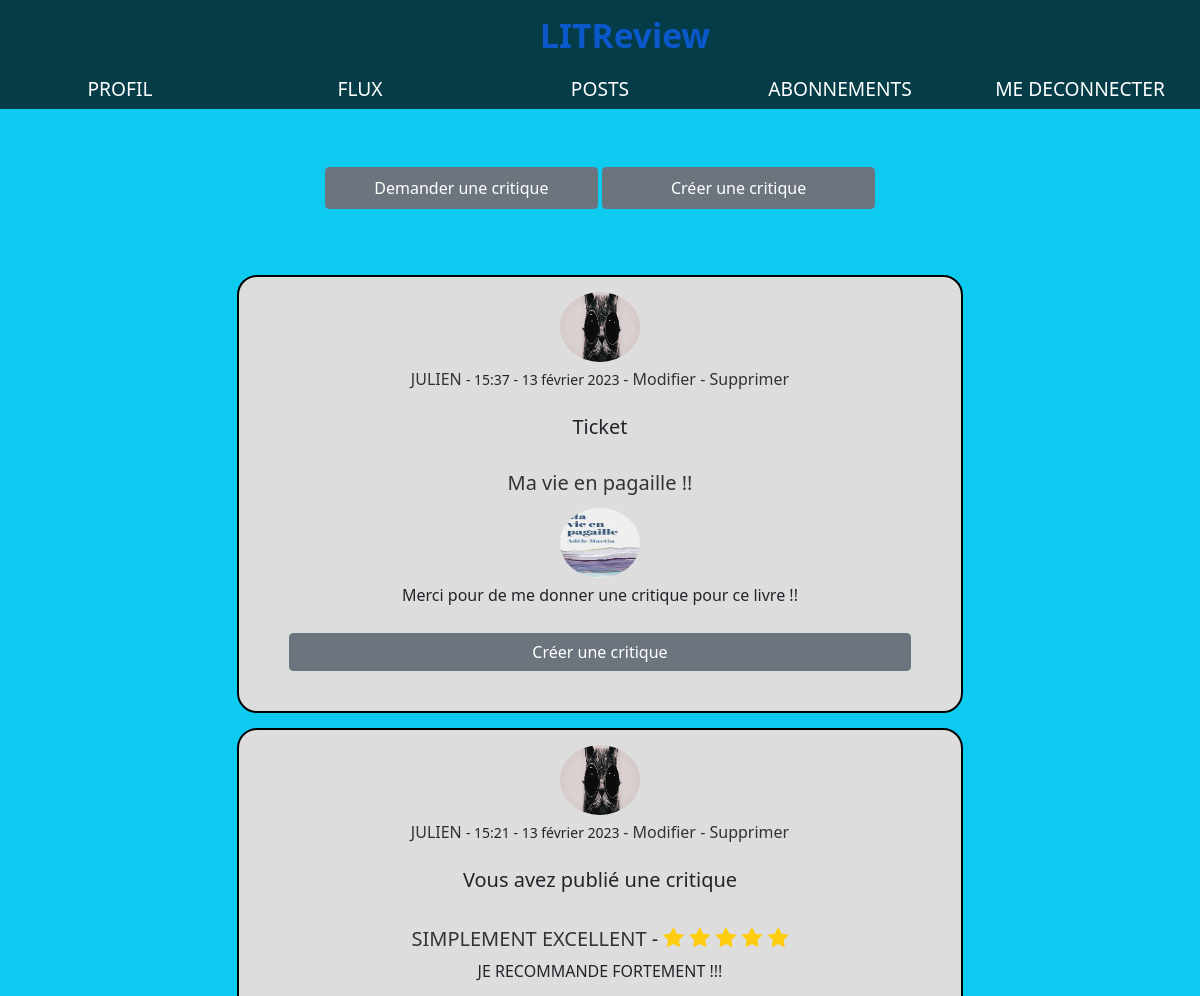
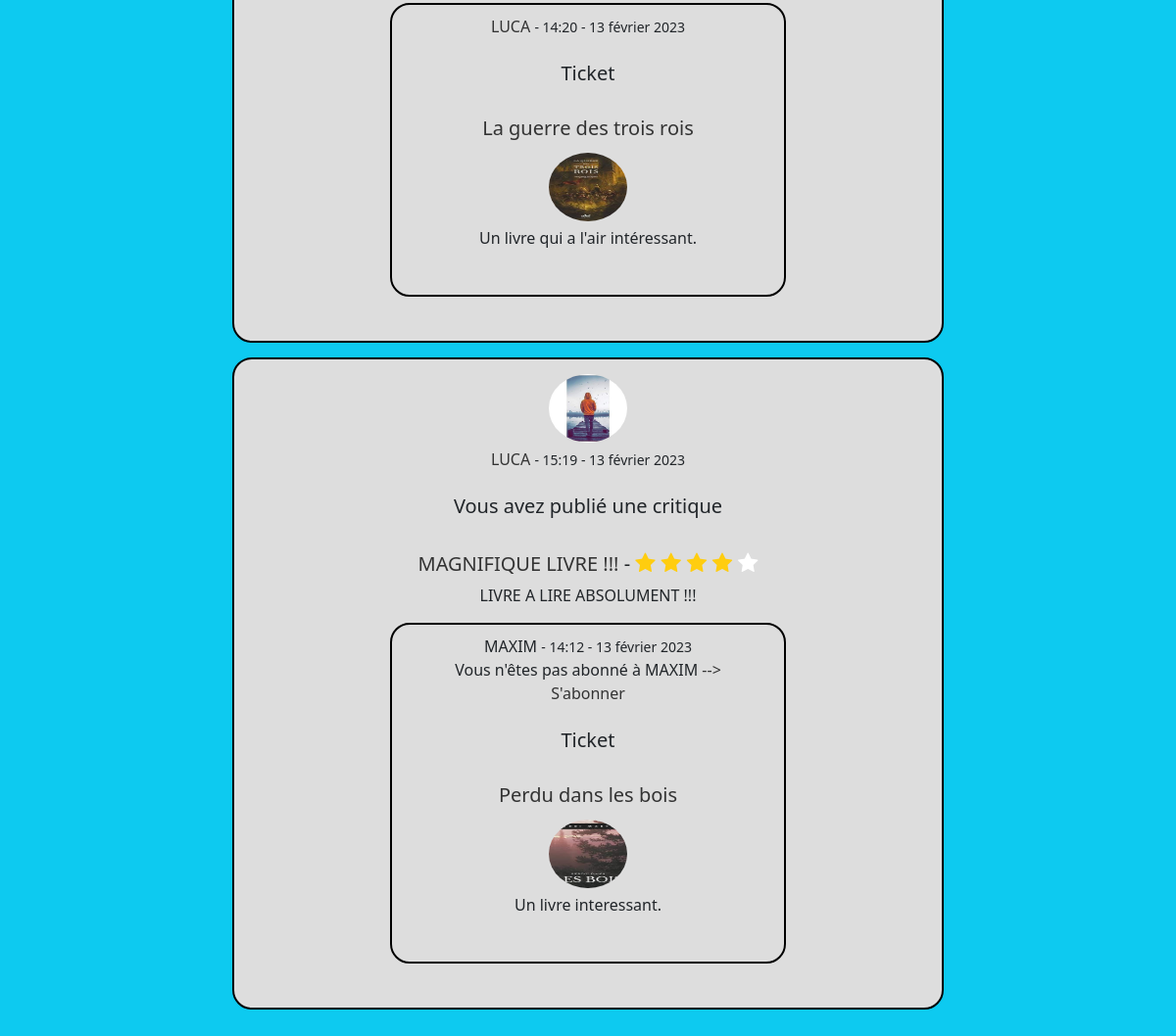
Screenshot of /flux/ (signed in) with the database file from the repository (2 pictures, top to bottom).
### critique/models.py (models this page shows, shortened)
class Ticket(models.Model):
    title = models.CharField(max_length=128)
    description = models.TextField(max_length=2048, blank=True)
    image = models.ImageField(null=True, blank=True)
    time_created = models.DateTimeField(auto_now_add=True)
    user = models.ForeignKey(to=settings.AUTH_USER_MODEL, on_delete=models.CASCADE)
    has_review = models.BooleanField(default=False)
    IMAGE_MAX_SIZE = (600, 600)

class Review(models.Model):
    ticket = models.ForeignKey(to=Ticket, on_delete=models.CASCADE)
    rating = models.PositiveSmallIntegerField(
        validators=[MinValueValidator(0), MaxValueValidator(5)])
    headline = models.CharField(max_length=128)
    body = models.CharField(max_length=8192, blank=True)
    user = models.ForeignKey(
        to=settings.AUTH_USER_MODEL, on_delete=models.CASCADE)
    time_created = models.DateTimeField(auto_now_add=True)

### authentification/models.py (models this page shows, shortened)
class Profile(models.Model):
    user = models.OneToOneField(User, on_delete=models.CASCADE)
    image = models.ImageField(default='default.png', upload_to='profile_img')

### critique/views.py (the view)
# urls.py: path('flux/', flux, name='flux'),
@login_required
def flux(request):
    followed_users = find_user_follows(request.user)
    reviews = find_viewable_reviews(request.user)
    reviews = reviews.annotate(content_type=Value('REVIEW', CharField()))
    tickets = find_viewable_tickets(request.user)
    tickets = tickets.annotate(content_type=Value('TICKET', CharField()))
    replied_tickets, replied_reviews = find_tickets_validate(tickets)
    posts_list = sorted(chain(reviews, tickets), key=lambda post: post.time_created, reverse=True)
    if posts_list:
        paginator = Paginator(posts_list, 5)
        page = request.GET.get('page')
        posts = paginator.get_page(page)
    else:
        posts = None
    context = {
        'posts': posts,
        'r_tickets': replied_tickets,
        'r_reviews': replied_reviews,
        'followed_users': followed_users
    }
    return render(request, 'critique/flux.html', context)

### critique/complements.py (called while the page is built)
def find_viewable_reviews(user: User):
    follow_users = find_user_follows(user) + [user]
    reviews = Review.objects.filter(
        Q(user__in=follow_users) | Q(ticket__user=user)
    ).distinct()
    return reviews

def find_viewable_tickets(user: User):
    followed_users = find_user_follows(user) + [user]
    replied_tickets = Review.objects.filter(user__in=followed_users).values_list("ticket", flat=True)
    tickets = Ticket.objects.exclude(id__in=replied_tickets).filter(user__in=followed_users)
    return tickets

def find_tickets_validate(tickets):
    replied_reviews = Review.objects.filter(ticket__in=tickets)
    replied_tickets = [review.ticket for review in replied_reviews]
    return replied_tickets, replied_reviews

def find_user_follows(user):
    follows = UserFollow.objects.filter(user=user)
    followed_users = [follow.followed_user for follow in follows]
    return followed_users

### critique/templates/critique/flux.html (shortened to what this page needs)
{% extends "base.html" %}
{% block content %}
<div class="container">
    <h3> {{ title }} </h3>
    <div></br>
      <a type="button" class="btn btn-secondary w-25 p-2"  href="{% url 'create_ticket' %}">Demander une critique</a>
      <a type="button" class="btn btn-secondary w-25 p-2" href="{% url 'create_review' %}">Créer une critique</a>
    </div>
</div>
{% if posts %}
  {% for post in posts %}
    {% if post.content_type == 'REVIEW' %}
      {% include 'critique/review_base.html' %}
    {% elif post.content_type == 'TICKET' %}
      {% include 'critique/ticket_base.html' %}
    {% endif %}
  {% endfor %} </br>
  {% else %}
  <h3>Aucune publication</h3>
{% endif %}
{% endblock content %}

### critique/templates/critique/ticket_base.html
<article class="form form-ticket">
    <img src="{{ post.user.profile.image.url }}" alt="{{ post.user.username }} profile image">
    <div>
      <div class="article">
        {% if post.user != user %}
          {% if post.user in followed_users %}
            <a href="{% url 'user_posts' post.user.id %}">{{ post.user }}</a>
          {% else %}
            <p style="display:inline">{{ post.user }}</p>
          {% endif %}
        {% else %}
          <a href="{% url 'posts' %}">{{ post.user }}</a>
        {% endif %}
        <small>{{ post.time_created|date:"- H:i - d F Y " }}</small>
        {% if post.user == user %}
          <a href="{% url 'ticket_update' post.id %}">- Modifier</a>
          <a href="{% url 'ticket_delete' post.id %}">- Supprimer</a>
        {% elif post.user not in followed_users %}
          <div>
            <i>Vous n'êtes pas abonné à {{ post.user }}</i>
            <a href="{% url 'subscriptions' %}"> --> S'abonner</a>
          </div>
        {% endif %}
      </div>
    </br><h5><span>Ticket</span></h5></br>
      <h5><a href="{% url 'ticket_detail' post.id %}">{{ post.title }}</a></h5>
      <div class="ticket-description">
        {% if post.image %}
          <img src="{{ post.image.url }}" alt="{{ post.title }}">
        {% endif %}
        <p>{{ post.description }}</p>
      </div>
      {% if r_tickets and post in r_tickets %}
        {% for reply in r_reviews %}
          {% if post == reply.ticket %}
            <div>
              <a class="btn btn-secondary text-white" href="{% url 'review_detail' reply.id %}">Afficher la critique  </a>
            </div>
          {% endif %}
        {% endfor %}
      {% elif post not in r_tickets %}
        <div>
          <a class="btn btn-secondary text-white" href="{% url 'response_review' post.id %}">Créer une critique</a>
        </div>
      {% endif %}
    </div>
</article>

### critique/templates/critique/review_base.html
<article class="form form-review">
  <img src="{{ post.user.profile.image.url }}" alt="{{ post.user.username }} profile image">
  <div>
    <div class="article">
      {% if post.user != user %}
      {% if post.user in followed_users %}
        <a href="{% url 'user_posts' post.user.id %}">{{ post.user }}</a>
      {% else %}
        <p style="display:inline">{{ post.user }}</p>
      {% endif %}
      {% else %}
        <a href="{% url 'posts' %}">{{ post.user }}</a>
      {% endif %}
      <small>{{ post.time_created|date:"- H:i - d F Y " }}</small>
      {% if post.user == user %}
          <a href="{% url 'review_update' post.id %}">- Modifier</a>
          <a href="{% url 'review_delete' post.id %}">- Supprimer</a>
      {% elif post.user not in followed_users %}
          <div>
            <small> Vous n'êtes pas abonné à {{ post.user }}</small>
            <a href="{% url 'subscriptions' %}"> --> S'abonner</a>
          </div>
      {% endif %}
    </div>
  </br><h5><span>Vous avez publié une critique</span></h5></br>
      <h5>
        <a href="{% url 'review_detail' post.id %}">{{ post.headline }}</a> -
        <p class="rating-{{ post.rating }}" id="stars">
          <i class="fa fa-star"></i>
          <i class="fa fa-star"></i>
          <i class="fa fa-star"></i>
          <i class="fa fa-star"></i>
          <i class="fa fa-star"></i>
        </p>
      </h5>
    <div class="body">
      <p>{{ post.body }}</p>
    </div>
    <article class="form form-ticket" id="ticket-closed">
        <div>
          <div>
            {% if post.ticket.user != user %}
              {% if post.ticket.user in followed_users %}
                <a href="{% url 'user_posts' post.ticket.user.id %}">{{ post.ticket.user }}</a>
              {% else %}
                <p style="display:inline">{{ post.ticket.user }}</p>
              {% endif %}
            {% else %}
              <a href="{% url 'posts' %}">{{ post.ticket.user }}</a>
            {% endif %}
            <small>{{ post.ticket.time_created|date:"- H:i - d F Y " }}</small>
            {% if post.ticket.user == user %}
              <a href="{% url 'ticket_update' post.ticket.id %}">- Modifier</a>
              <a href="{% url 'ticket_delete' post.ticket.id %}">- Supprimer</a>
            {% elif post.ticket.user not in followed_users %}
         </br><div style="display:inline">
                Vous n'êtes pas abonné à {{ post.ticket.user }}
                <a href="{% url 'subscriptions' %}"> --> S'abonner</a>
              </div>
            {% endif %}
          </div>
        </br><h5><span>Ticket</span></h5></br>
          <h5>
            <a href="{% url 'ticket_detail' post.ticket.id %}">{{ post.ticket.title }}</a>
          </h5>
          <div class="ticket-description">
            {% if post.ticket.image %}
              <img  src="{{ post.ticket.image.url }}" alt="{{ post.ticket.title }}">
            {% endif %}
            <p>{{ post.ticket.description }}</p>
          </div>
        </div>
      </article>
    </div>
  </article>

### static/css/style.css (style rules this page uses)
* { -moz-box-sizing: border-box; -webkit-box-sizing: border-box; box-sizing: border-box; }
h3 { font-size: 1.5rem; padding-top: 10px; margin: 0 0 0 0; }
a { color: black; text-decoration: none; }
.container { margin: 0 19% 5% 19%; text-align:center; }
.form { border: 2px solid #000; width: 65%; margin: 15px auto; padding: 10px; background-color: #dddddd; border-radius: 20px; text-align: center; padding: 10px 50px 30px 50px; }
.form img { padding: 5px 0 5px 0; border-radius: 100px 100px 100px 100px; height: 80px ; width: 80px ; }
.form a { margin-top: 10px; color: #333; text-decoration: none; }
.btn { width: 100%; padding: 10px; margin: 10px 0 10px 0; color: white; border: none; border-radius: 10px; cursor: pointer; }
#stars { font-size: 22px; color: white; display:inline; }
.rating-4 i:first-child, .rating-4 i:first-child + i, .rating-4 i:first-child + i + i, .rating-4 i:first-child + i + i + i { color: #ffcd0f; }
.rating-5 i { color: #ffcd0f; }

### rows the page displays
Ticket: user.profile.image (picture), user "JULIEN", time_created "- 15:37 - 13 février 2023", shows "- Modifier", title "Ma vie en pagaille !!", image (picture), description "Merci pour de me donner une critique pour ce livre !!", shows "Créer une critique"
Review: user.profile.image (picture), user "JULIEN", time_created "- 15:21 - 13 février 2023", shows "- Modifier", headline "SIMPLEMENT EXCELLENT", body "JE RECOMMANDE FORTEMENT !!!", ticket.user "LUCA", ticket.time_created "- 14:20 - 13 février 2023", ticket "La guerre des trois rois", ticket.image (picture), ticket.description "Un livre qui a l'air intéressant."
Review: user.profile.image (picture), user "LUCA", time_created "- 15:19 - 13 février 2023", headline "MAGNIFIQUE LIVRE !!!", body "LIVRE A LIRE ABSOLUMENT !!!", ticket.user "MAXIM", ticket.time_created "- 14:12 - 13 février 2023", ticket "Perdu dans les bois", ticket.image (picture), ticket.description "Un livre interessant."
